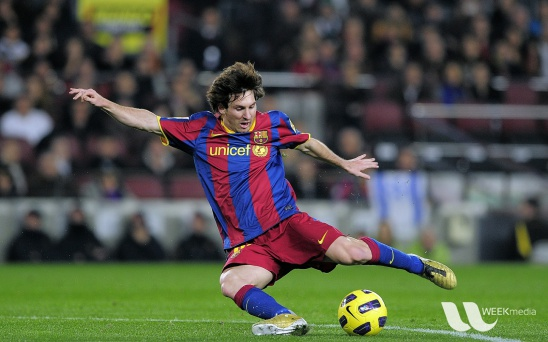
#> input picture data/messi5.jpg, 548 x 342 px
$ jupyter execute Untitled.ipynb
#> lines starting #> are read from the running program, lines starting #| are printed output that depends on the picture
#> further down, img is the input picture: shape (342, 548, 3); mean R, G, B 82.2, 86, 72.4
[cell 1]
import numpy as np
import matplotlib.pyplot as plt

[cell 2]
def RGB2YCbCr(img):

    """
    RGB to YCbCr colorspace
    """

    #img = plt.imread("greyscale_lenna.jpg")
    R = img[:, :, 0]
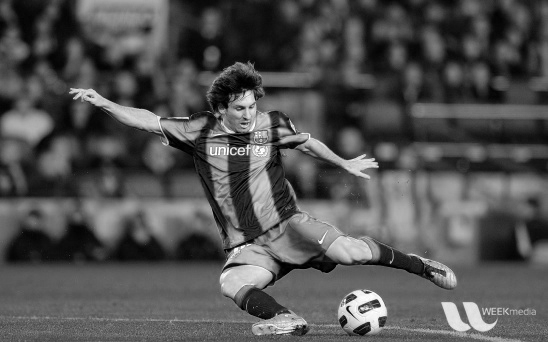
#> R: shape (342, 548); min 0, max 255, mean 82.2
    G = img[:, :, 1]
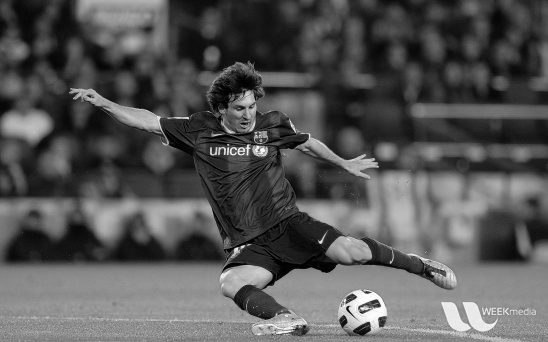
#> G: shape (342, 548); min 0, max 255, mean 86
    B = img[:, :, 2]
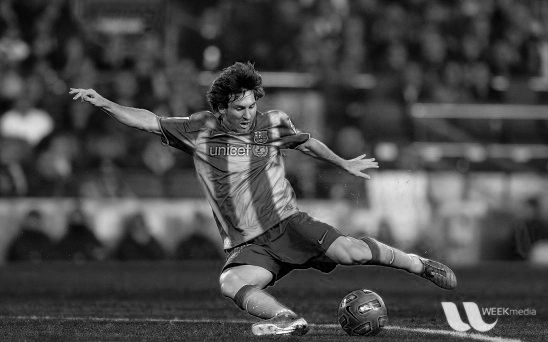
#> B: shape (342, 548); min 0, max 255, mean 72.4

    Y = (16 + (65.738*R + 129.057*G + 25.064*B)/256)/256
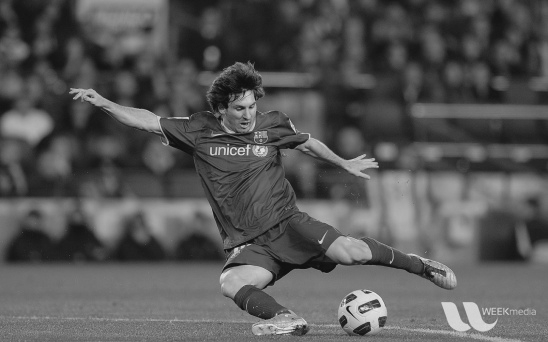
#> Y: shape (342, 548) float64; min 0.0625, max 0.903, mean 0.342
    Cb = (128 - (37.945*R - 74.494*G + 112.439*B)/256)/256
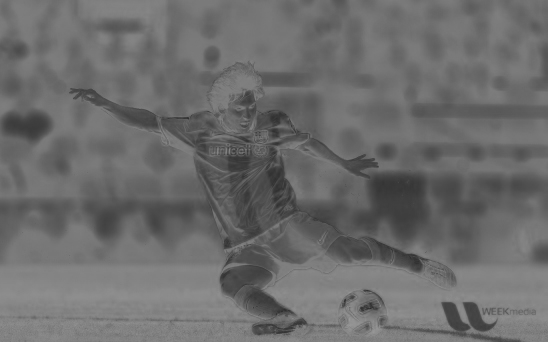
#> Cb: shape (342, 548) float64; min 0.176, max 0.602, mean 0.426
    Cr = (128 + (112.439*R - 94.154*G - 18.285*B)/256)/256
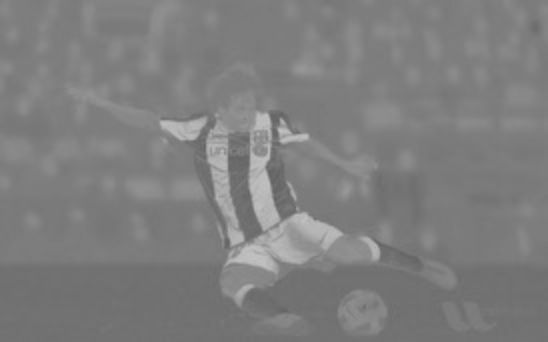
#> Cr: shape (342, 548) float64; min 0.378, max 0.768, mean 0.497

    tf_img = np.zeros(img.shape)
    tf_img[:, :, 0] = np.asarray([Y])
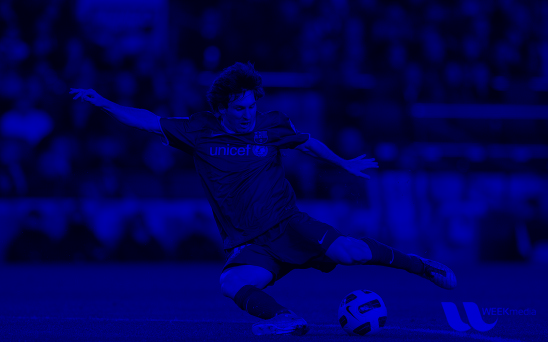
#> tf_img: shape (342, 548, 3) float64; mean of channels 0, 1, 2 0.342, 0, 0; drawn as B, G, R
    tf_img[:, :, 1] = np.asarray([Cb])
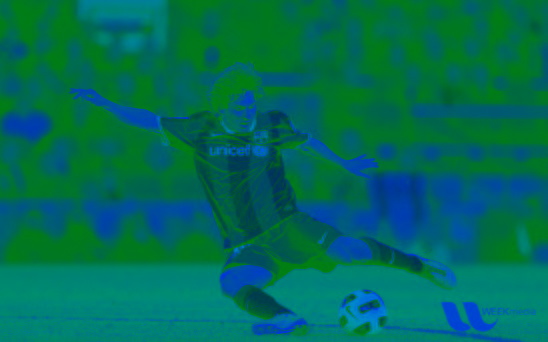
#> tf_img: shape (342, 548, 3) float64; mean of channels 0, 1, 2 0.342, 0.426, 0; drawn as B, G, R
    tf_img[:, :, 2] = np.asarray([Cr])
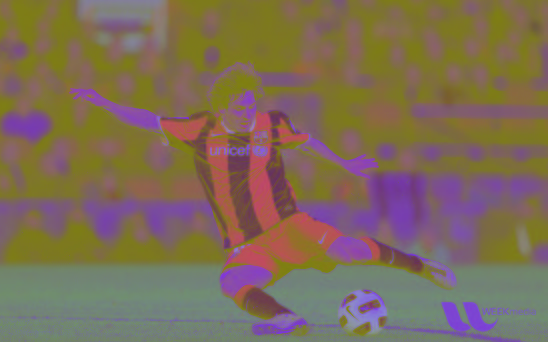
#> tf_img: shape (342, 548, 3) float64; mean of channels 0, 1, 2 0.342, 0.426, 0.497; drawn as B, G, R

    tf_img = (tf_img - tf_img.min())/((tf_img.max() - tf_img.min()))

    return tf_img

[cell 3]
img = plt.imread("../data/messi5.jpg")
plt.figure(figsize=(12, 8))
plt.subplot(121)
plt.imshow(img)
plt.subplot(122)
plt.imshow(RGB2YCbCr(img))
plt.show()

[cell 4]
import cv2

[cell 5]
img = cv2.imread("../data/messi5.jpg")
ycbcr = cv2.cvtColor(img, cv2.COLOR_BGR2YCR_CB)
#> ycbcr: shape (342, 548, 3); mean of channels 0, 1, 2 83.3, 127.2, 121.8
plt.figure(figsize=(12, 8))
plt.subplot(121)
plt.imshow(cv2.cvtColor(img, cv2.COLOR_BGR2RGB))
plt.subplot(122)
plt.imshow(ycbcr)
plt.show()

$ run again, with data/Rose.jpg copied over data/messi5.jpg
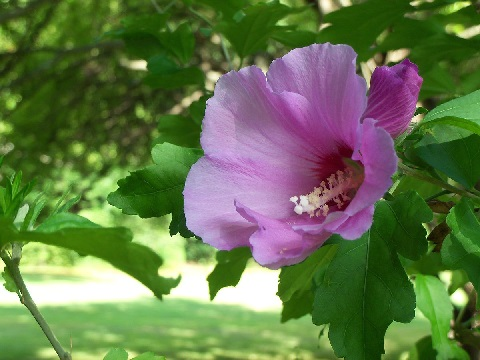
#> input picture data/Rose.jpg, 480 x 360 px
#> img is the input picture: shape (360, 480, 3); mean R, G, B 99.5, 117.9, 74
#> in RGB2YCbCr, `Cr = (128 + (112.439*R - 94.154*G - 18.285*B)/256)/256`:
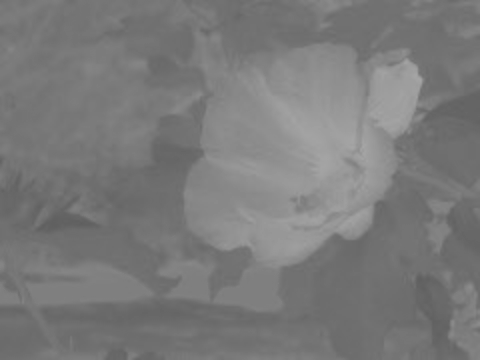
#> Cr: shape (360, 480) float64; min 0.372, max 0.652, mean 0.481
#> in RGB2YCbCr, `tf_img = (tf_img - tf_img.min())/((tf_img.max() - tf_img.min()))`:
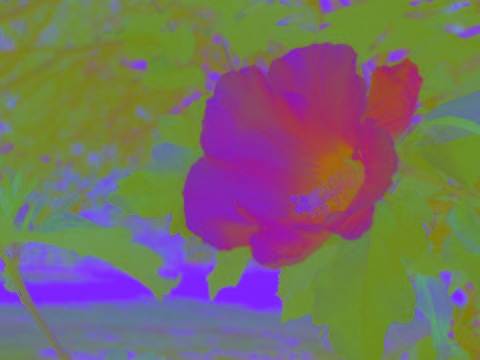
#> tf_img: shape (360, 480, 3) float64; mean of channels 0, 1, 2 0.398, 0.431, 0.469; drawn as B, G, R
#> ycbcr: shape (360, 480, 3); mean of channels 0, 1, 2 107.4, 122.3, 109.2
